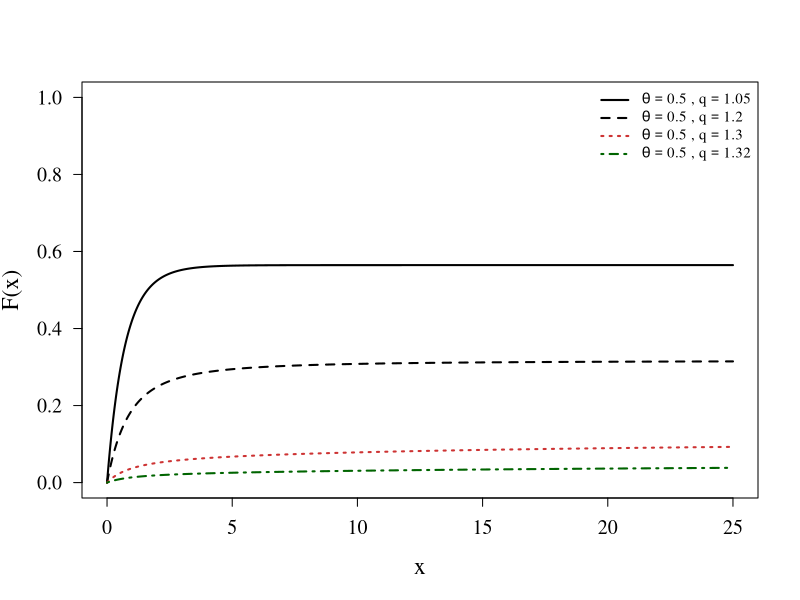
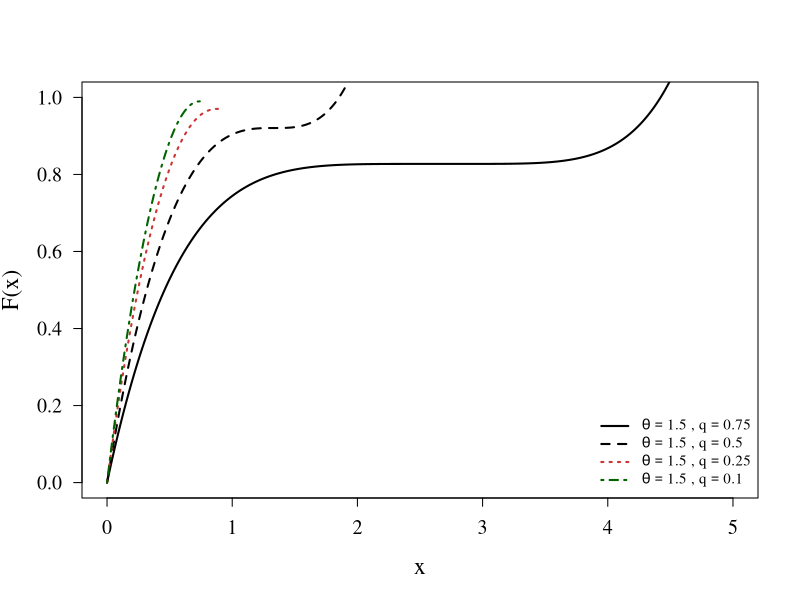
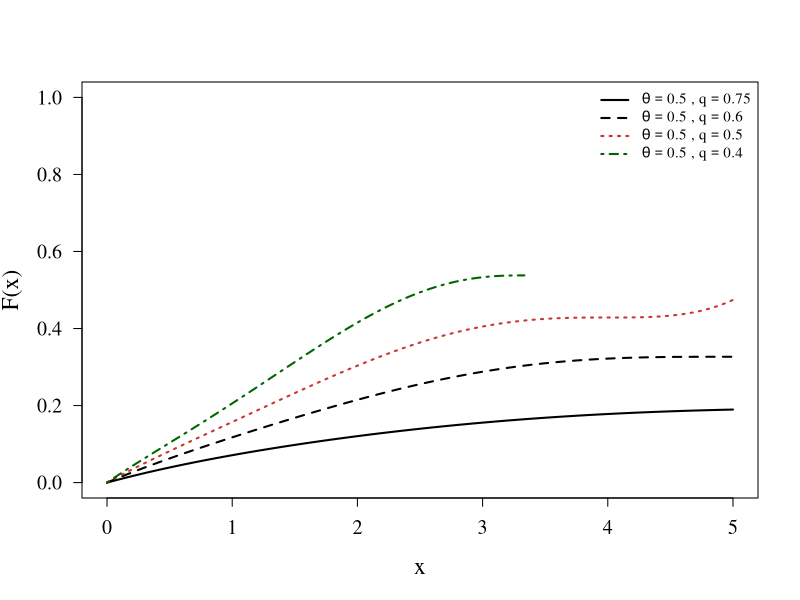
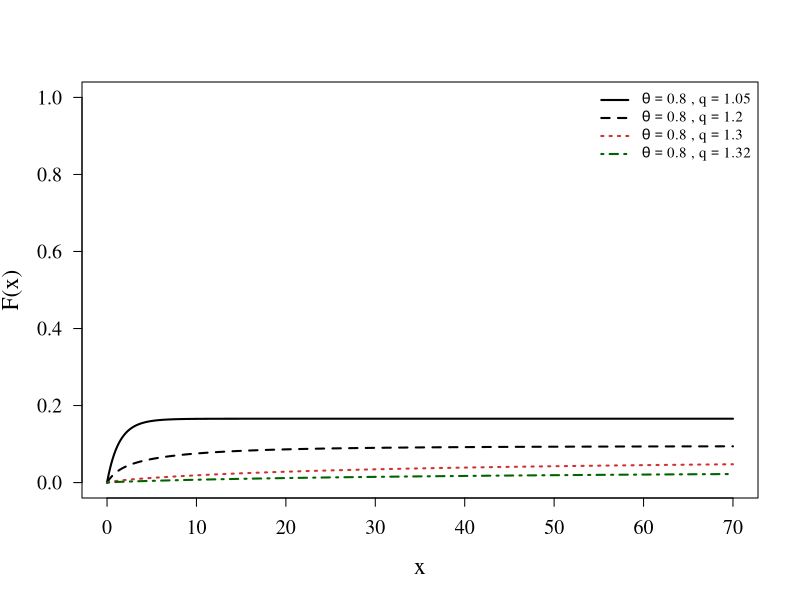

The R source for these figures, in order:
rm(list = ls())
theta <- 1.5
q.values <- c(1.05, 1.20, 1.30, 1.32)
Cq <- function(theta, q){
  ((2-q)*(3-2*q)*(4-3*q)*theta^3) /
    (theta^3*(3-2*q)*(4-3*q)+2)
}
pqDI <- function(x, theta, q){
  
  C <- Cq(theta,q)
  
  a <- (q-1)*theta
  
  term1 <- (1-(1+a*x)^(-(2-q)/(q-1)))/(2-q)
  
  term2 <- (1/theta^3)*(
    -(1+a*x)^(-(4-3*q)/(q-1))/(4-3*q)
    +2*(1+a*x)^(-(3-2*q)/(q-1))/(3-2*q)
    -(1+a*x)^(-(2-q)/(q-1))/(2-q)
    +1/(4-3*q)-2/(3-2*q)+1/(2-q)
  )
  
  F <- C*(term1+term2)
  
  return(F)
}
par(
  family="serif",
  las=1,
  tck=-0.02
)

cols <- c("black","black","brown3","darkgreen")
ltys <- c(1,2,3,4)

x <- seq(0,25,length=1000)

plot(x,
     pqDI(x,theta,q.values[1]),
     type="l",
     lwd=2,
     col=cols[1],
     lty=ltys[1],
     ylim=c(0,1),
     xlab="x",
     ylab="F(x)",
     cex.lab=1.4,
     cex.axis=1.2)

for(i in 2:length(q.values)){
  lines(x,
        pqDI(x,theta,q.values[i]),
        col=cols[i],
        lty=ltys[i],
        lwd=2)
}

legend("topright",
       legend=c(
         expression(theta==0.5~","~q==1.05),
         expression(theta==0.5~","~q==1.20),
         expression(theta==0.5~","~q==1.30),
         expression(theta==0.5~","~q==1.32)
       ),
       col=cols,
       lty=ltys,
       lwd=2,
       bty="n",
       cex=0.9)



rm(list = ls())
theta <- 1.5
q.values <- c(0.75, 0.50, 0.25, 0.10)
Cq <- function(theta, q){
  ((2-q)*(3-2*q)*(4-3*q)*theta^3) /
    (theta^3*(3-2*q)*(4-3*q)+2)
}
pqDI <- function(x, theta, q){
  
  C <- Cq(theta,q)
  
  a <- (q-1)*theta
  
  term1 <- (1-(1+a*x)^(-(2-q)/(q-1)))/(2-q)
  
  term2 <- (1/theta^3)*(
    -(1+a*x)^(-(4-3*q)/(q-1))/(4-3*q)
    +2*(1+a*x)^(-(3-2*q)/(q-1))/(3-2*q)
    -(1+a*x)^(-(2-q)/(q-1))/(2-q)
    +1/(4-3*q)-2/(3-2*q)+1/(2-q)
  )
  
  F <- C*(term1+term2)
  
  return(F)
}
par(
  family="serif",
  las=1,
  tck=-0.02
)

cols <- c("black","black","brown3","darkgreen")
ltys <- c(1,2,3,4)

x <- seq(0,5,length=1000)

plot(x,
     pqDI(x,theta,q.values[1]),
     type="l",
     lwd=2,
     col=cols[1],
     lty=ltys[1],
     ylim=c(0,1),
     xlab="x",
     ylab="F(x)",
     cex.lab=1.4,
     cex.axis=1.2)

for(i in 2:length(q.values)){
  lines(x,
        pqDI(x,theta,q.values[i]),
        col=cols[i],
        lty=ltys[i],
        lwd=2)
}

legend("bottomright",
       legend=c(
         expression(theta==1.5~","~q==0.75),
         expression(theta==1.5~","~q==0.50),
         expression(theta==1.5~","~q==0.25),
         expression(theta==1.5~","~q==0.10)
       ),
       col=cols,
       lty=ltys,
       lwd=2,
       bty="n",
       cex=0.9)





rm(list = ls())
theta <- 0.5
q.values <- c(0.75, 0.60, 0.50, 0.40)
Cq <- function(theta, q){
  ((2-q)*(3-2*q)*(4-3*q)*theta^3) /
    (theta^3*(3-2*q)*(4-3*q)+2)
}
pqDI <- function(x, theta, q){
  
  C <- Cq(theta,q)
  
  a <- (q-1)*theta
  
  term1 <- (1-(1+a*x)^(-(2-q)/(q-1)))/(2-q)
  
  term2 <- (1/theta^3)*(
    -(1+a*x)^(-(4-3*q)/(q-1))/(4-3*q)
    +2*(1+a*x)^(-(3-2*q)/(q-1))/(3-2*q)
    -(1+a*x)^(-(2-q)/(q-1))/(2-q)
    +1/(4-3*q)-2/(3-2*q)+1/(2-q)
  )
  
  F <- C*(term1+term2)
  
  return(F)
}
par(
  family="serif",
  las=1,
  tck=-0.02
)

cols <- c("black","black","brown3","darkgreen")
ltys <- c(1,2,3,4)

x <- seq(0,5,length=1000)

plot(x,
     pqDI(x,theta,q.values[1]),
     type="l",
     lwd=2,
     col=cols[1],
     lty=ltys[1],
     ylim=c(0,1),
     xlab="x",
     ylab="F(x)",
     cex.lab=1.4,
     cex.axis=1.2)

for(i in 2:length(q.values)){
  lines(x,
        pqDI(x,theta,q.values[i]),
        col=cols[i],
        lty=ltys[i],
        lwd=2)
}

legend("topright",
       legend=c(
         expression(theta==0.5~","~q==0.75),
         expression(theta==0.5~","~q==0.60),
         expression(theta==0.5~","~q==0.50),
         expression(theta==0.5~","~q==0.40)
       ),
       col=cols,
       lty=ltys,
       lwd=2,
       bty="n",
       cex=0.9)



rm(list = ls())
theta <- 0.80
q.values <- c(1.05, 1.20, 1.30, 1.32)
Cq <- function(theta, q){
  ((2-q)*(3-2*q)*(4-3*q)*theta^3) /
    (theta^3*(3-2*q)*(4-3*q)+2)
}

pqDI <- function(x, theta, q){
  
  C <- Cq(theta,q)
  
  a <- (q-1)*theta
  
  term1 <- (1-(1+a*x)^(-(2-q)/(q-1)))/(2-q)
  
  term2 <- (1/theta^3)*(
    -(1+a*x)^(-(4-3*q)/(q-1))/(4-3*q)
    +2*(1+a*x)^(-(3-2*q)/(q-1))/(3-2*q)
    -(1+a*x)^(-(2-q)/(q-1))/(2-q)
    +1/(4-3*q)-2/(3-2*q)+1/(2-q)
  )
  
  F <- C*(term1+term2)
  
  return(F)
}

par(
  family="serif",
  las=1,
  tck=-0.02
)

cols <- c("black","black","brown3","darkgreen")
ltys <- c(1,2,3,4)

x <- seq(0,70,length=1000)

plot(x,
     pqDI(x,theta,q.values[1]),
     type="l",
     lwd=2,
     col=cols[1],
     lty=ltys[1],
     ylim=c(0,1),
     xlab="x",
     ylab="F(x)",
     cex.lab=1.4,
     cex.axis=1.2)

for(i in 2:length(q.values)){
  lines(x,
        pqDI(x,theta,q.values[i]),
        col=cols[i],
        lty=ltys[i],
        lwd=2)
}

legend("topright",
       legend=c(
         expression(theta==0.80~","~q==1.05),
         expression(theta==0.80~","~q==1.20),
         expression(theta==0.80~","~q==1.30),
         expression(theta==0.80~","~q==1.32)
       ),
       col=cols,
       lty=ltys,
       lwd=2,
       bty="n",
       cex=0.9)
